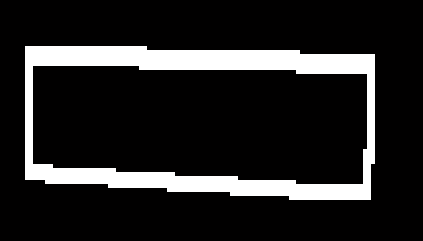
%> input picture Processing/Skew correction/Probes Matlab Nacho/matriculah.png, 423 x 241 px
$ octave prova.m   (GNU Octave 9; MATLAB toolbox functions it lacks are replaced by stand-ins)
%> lines starting %> are read from the running program, lines starting %| are printed output that depends on the picture; in (x1, y1, x2, y2) boxes, pixels count from 0 and x2, y2 are one past the last pixel; in counts of white or black regions, pixels touching at a corner belong together; the program's own positions count from 1
imatge=imread('matriculah.png');
%> imatge is the input picture: size 241x423x3 uint8; mean R, G, B 37, 36.2, 36.2
imGris=rgb2gray(imatge);
%> imGris: size 241x423 uint8; 14.2% white; 1 white region, box (x1, y1, x2, y2) and area: (25, 46, 375, 200) 14464
[m,n]=size(imGris);
%> m = 241; n = 423
U=zeros(m,n);
S=U;
h=ones(9)/9;    %box
Id=double(imGris);
If=imfilter(Id,h);  %filtro box

%filtro sobel
Hx=[-0.5, 0, 0.5];
Hy=[-0.5; 0; 0.5];

Ix=imfilter(If,Hx);
Iy=imfilter(If,Hy);

HE11=Ix.*Ix;
HE12=Ix.*Iy;
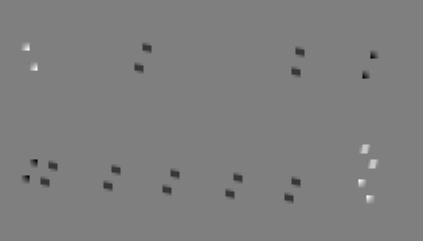
%> HE12: size 241x423 double; min -51377.8, max 51377.8, mean -215; drawn with min black and max white
HE22=Iy.*Iy;

%filtro gausiano
Hg=(1/57)*[0 1 2 1 0
    1 3 5 3 1
    2 5 9 5 2
    1 3 5 3 1
    0 1 2 1 0];

A=imfilter(HE11,Hg);
B=imfilter(HE22,Hg);
C=imfilter(HE12,Hg);

alpha=0.04; %sensibilitat de detecció

Rp=A+B;
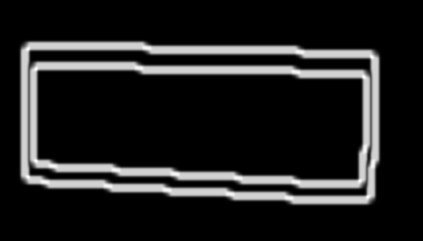
%> Rp: size 241x423 double; min 0, max 78887, mean 9671.7; drawn with min black and max white
Rp1=Rp.*Rp;
Q=((A.*B)-(C.*C))-(alpha*Rp1);
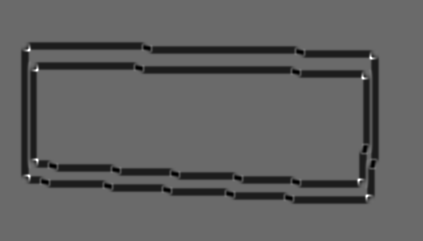
%> Q: size 241x423 double; min -232376716.7, max 325439920.4, mean -19934822.1; drawn with min black and max white
U=Q>1000;
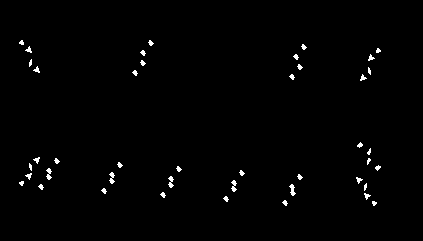
%> U: size 241x423 logical; 0.98% white in thin lines or dots, all inside (x1, y1, x2, y2) = (19, 40, 381, 206)

pixel=0;

for r=1:m
    for c=1:n
        if (U(r,c))

            I1=[r-pixel 1];
            I2=[r+pixel m];
            I3=[c-pixel 1];
            I4=[c+pixel n];

            datxi=max(I1);
            datxs=max(I2);
            datyi=max(I3);
            datys=max(I4);

            Bloc=Q(datxi:1:datxs,datyi:1:datys);

            MaxB=max(max(Bloc));

            if (Q(r,c)==MaxB)
                S(r,c)=1;
            end
        end
    end
end
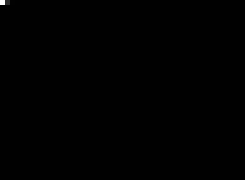
%> Bloc: size 36x49 double (shown 5 times larger); min -17.85, max 2916.3, mean 1.9; drawn with min black and max white
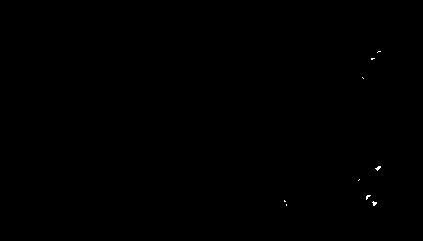
%> S: size 241x423 double; values 0 (black) and 1 (white), 0.06% white in thin lines or dots, all inside (x1, y1, x2, y2) = (284, 51, 381, 206)
%> after the loop, I1 = [206 1]; I2 = [206 241]; I3 = [375 1]; I4 = [375 423]; MaxB = 2916.3; datxi = 206; datxs = 241; datyi = 375; datys = 423
imshow(imGris);
hold on;

for r=1:m
    for c=1:n
        if (S(r,c))
            plot(c,r,'+');
        end
    end
end
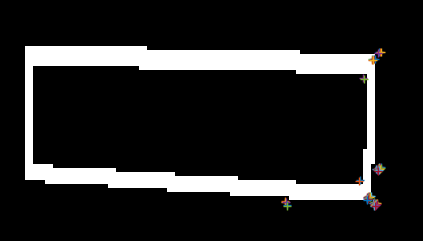
%> figure redrawn from the program's plot data

$ run again, with Processing/Skew correction/Probes Matlab Nacho/mat2.png copied over Processing/Skew correction/Probes Matlab Nacho/matriculah.png
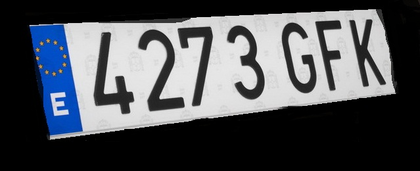
%> input picture Processing/Skew correction/Probes Matlab Nacho/mat2.png, 420 x 171 px, shrunk from 639 x 260 before the run
%> imatge is the input picture: size 171x420x3 uint8; mean R, G, B 79.5, 82.6, 87.7
%> U: size 171x420 logical; 6.3% white; 128 white regions (68 under 20 px), largest, box (x1, y1, x2, y2) and area: (40, 53, 67, 80) 339, (36, 34, 63, 56) 338, (355, 15, 366, 50) 156
%> after the loop `for r=1:m`:
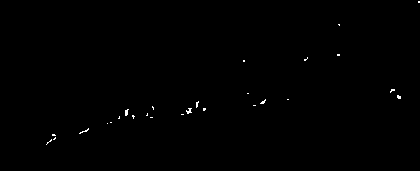
%> S: size 171x420 double; values 0 (black) and 1 (white), 0.27% white in thin lines or dots, all inside (x1, y1, x2, y2) = (46, 1, 420, 145)
%> after the loop `for r=1:m`: I1 = [145 1]; I2 = [145 171]; I3 = [47 1]; I4 = [47 420]; MaxB = 8811.5; datxi = 145; datxs = 171; datyi = 47; datys = 420
%> after the loop `for r=1:m`:
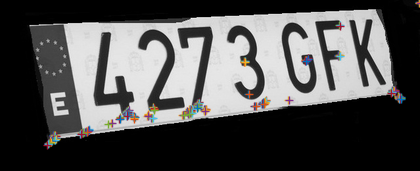
%> figure redrawn from the program's plot data

$ run again, with Processing/Skew correction/Probes Matlab Nacho/matricula.png copied over Processing/Skew correction/Probes Matlab Nacho/matriculah.png
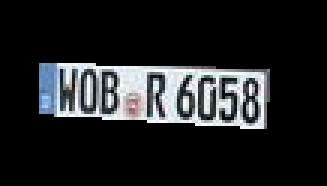
%> input picture Processing/Skew correction/Probes Matlab Nacho/matricula.png, 109 x 62 px (shown 3 times larger)
%> imatge is the input picture: size 62x109x3 uint8; mean R, G, B 32.2, 33.8, 35.3
%> U: size 62x109 logical; 16.3% white; 5 white regions (4 under 20 px), largest, box (x1, y1, x2, y2) and area: (13, 22, 90, 46) 1038
%> after the loop `for r=1:m`:
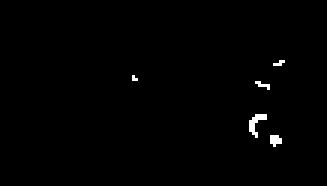
%> S: size 62x109 double (shown 3 times larger); values 0 (black) and 1 (white), 0.71% white in thin lines or dots, all inside (x1, y1, x2, y2) = (44, 20, 95, 49)
%> after the loop `for r=1:m`: I1 = [49 1]; I2 = [49 62]; I3 = [92 1]; I4 = [92 109]; MaxB = 2457.7; datxi = 49; datxs = 62; datyi = 92; datys = 109
%> after the loop `for r=1:m`:
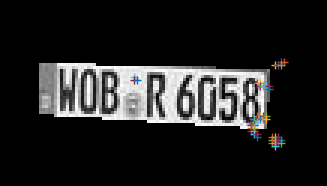
%> figure redrawn from the program's plot data; shown 3 times larger
